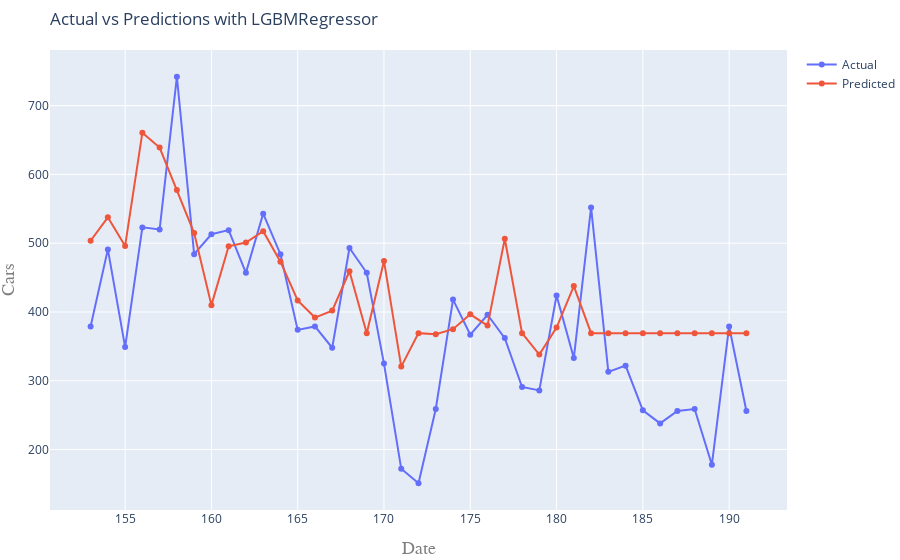

Write notebook code for a chart like this one.
### Markdown cell above
### LGBM (Light Gradient Boosting Model)

#### Baseline

### Code cell
import lightgbm as lgbm

# Import LightGBM Regressor
from lightgbm import LGBMRegressor
          
# Instantiate the regressor
model = LGBMRegressor(random_state=42)

# Compute and print model score
scoring(model.__class__.__name__, model, X_train, y_train, X_test, y_test)

### Figure 1 — Plotly figure (JSON) as saved in the notebook; plotly's stock layout.template omitted (floating-point values rounded to 4 significant figures)
{"data": [{"mode": "lines+markers", "name": "Actual", "type": "scatter", "x": [153, 154, 155, 156, 157, 158, 159, 160, 161, 162, 163, 164, 165, 166, 167, 168, 169, 170, 171, 172, 173, 174, 175, 176, 177, 178, 179, 180, 181, 182, 183, 184, 185, 186, 187, 188, 189, 190, 191], "y": [379, 491, 349, 523, 520, 742, 484, 513, 519, 457, 543, 484, 374, 379, 348, 493, 457, 325, 172, 151, 259, 418, 367, 396, 362, 291, 286, 424, 333, 552, 313, 322, 257, 238, 256, 259, 178, 379, 256]}, {"mode": "lines+markers", "name": "Predicted", "type": "scatter", "x": [153, 154, 155, 156, 157, 158, 159, 160, 161, 162, 163, 164, 165, 166, 167, 168, 169, 170, 171, 172, 173, 174, 175, 176, 177, 178, 179, 180, 181, 182, 183, 184, 185, 186, 187, 188, 189, 190, 191], "y": [503.6, 537.6, 496.1, 660.7, 639.1, 577.2, 514.7, 410.0, 495.4, 501.1, 517.3, 473.2, 416.8, 391.9, 402.0, 459.2, 369.2, 474.2, 320.6, 369.2, 367.7, 375.1, 396.5, 380.2, 506.5, 369.2, 338.1, 377.4, 437.7, 369.2, 369.2, 369.2, 369.2, 369.2, 369.2, 369.2, 369.2, 369.2, 369.2]}], "layout": {"margin": {"b": 50, "l": 10, "r": 0, "t": 50}, "title": {"text": "Actual vs Predictions with LGBMRegressor", "x": 0, "xref": "paper"}, "xaxis": {"title": {"font": {"color": "#7f7f7f", "family": "Courier New, monospace", "size": 18}, "text": "Date"}}, "yaxis": {"title": {"font": {"color": "#7f7f7f", "family": "Courier New, monospace", "size": 18}, "text": "Cars"}}}}
